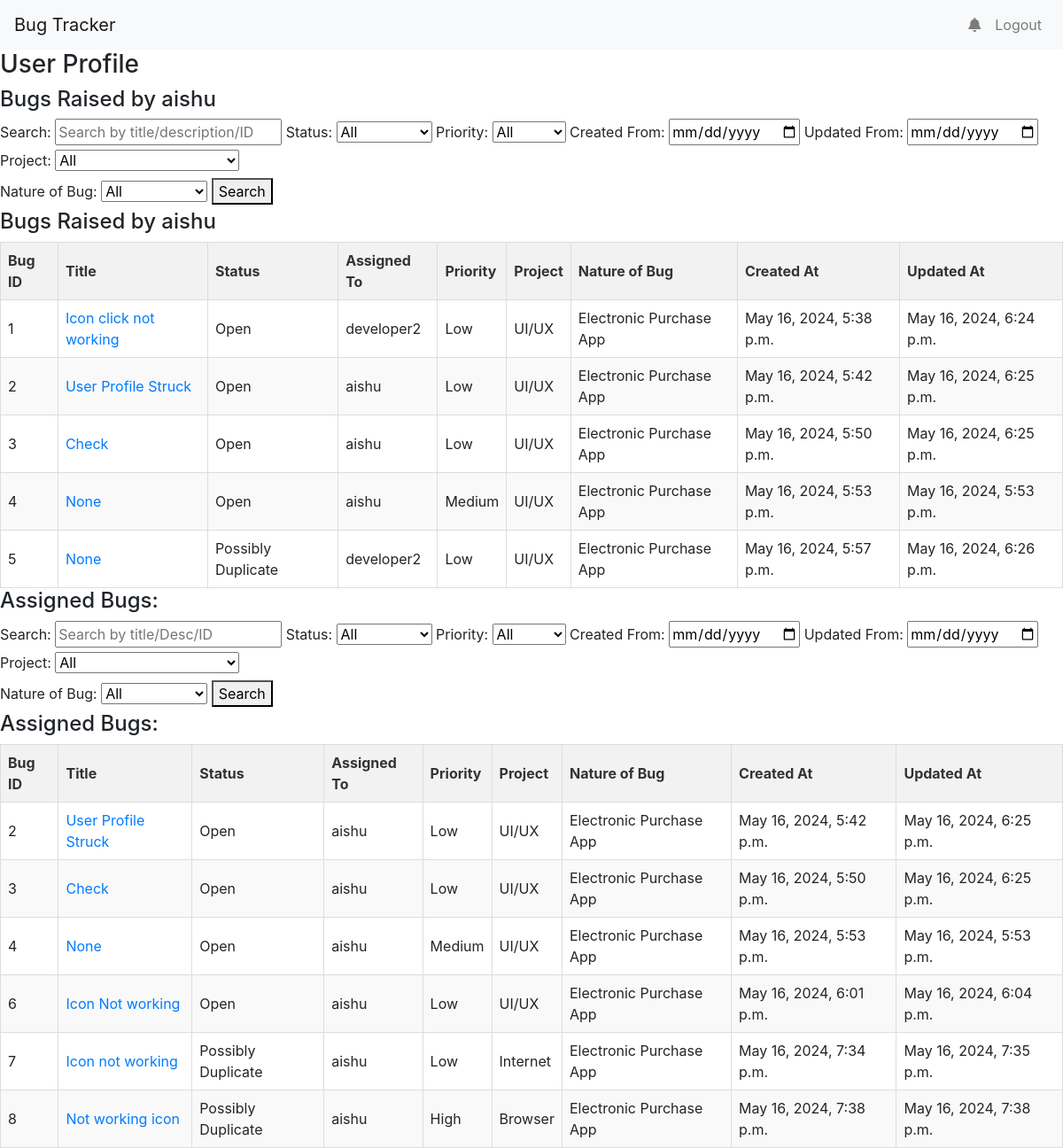
/user/profile/ (signed in), run on the app's committed database.
### accounts/models.py (models this page shows, shortened)
class CustomUser(AbstractUser):
    is_developer = models.BooleanField(default=False)
    is_tester = models.BooleanField(default=False)
    is_admin = models.BooleanField(default=False)
    experience = models.CharField(max_length=100, blank=True)
    workload = models.IntegerField(default=0)
    project = models.CharField(max_length=100, blank=True)
    last_bug_assigned = models.DateTimeField(null=True, blank=True)
    groups = models.ManyToManyField('auth.Group', related_name='customuser_set', blank=True, verbose_name='groups', help_text='The groups this user belongs to. A user will get all permissions granted to each of their groups.')
    user_permissions = models.ManyToManyField('auth.Permission', related_name='customuser_set', blank=True, verbose_name='user permissions', help_text='Specific permissions for this user.')

class Bug(models.Model):
    STATUS_CHOICES = [
        ('Open', 'Open'),
        ('In Progress', 'In Progress'),
        ('Testing', 'Testing'),
        ('Closed', 'Closed'),
        ('Held', 'Held'),
        ('Possibly Duplicate','Possibly Duplicate'),
        ('Duplicate','Duplicate'),
    ]
    PRIORITY_CHOICES = [
        ('Low', 'Low'),
        ('Medium', 'Medium'),
        ('High', 'High'),
    ]
    PROJECT_CHOICES = [
        ('Electronic Purchase App', 'Electronic Purchase App'),
        ('E-Reader App', 'E-Reader App'),
        ('Resume Builder', 'Resume Builder'),
        ('Video Editor', 'Video Editor'),
        ('Hold Account', 'Hold Account'),
    ]
    NATURE_CHOICES = [
        ('UI/UX', 'UI/UX'),
        ('Browser', 'Browser'),
        ('Internet', 'Internet'),
        ('Performance', 'Performance'),
        ('Crashing', 'Crashing'),
        ('Not Sure', 'Not Sure'),
    ]
    title = models.CharField(max_length=100)
    description = models.TextField()
    similar_bugs = models.ManyToManyField('self', symmetrical=False, blank=True)  # Many-to-many relationship to itself
    status = models.CharField(max_length=20, choices=STATUS_CHOICES, default='Open')
    priority = models.CharField(max_length=20, choices=PRIORITY_CHOICES)
    assigned_to = models.ForeignKey(
        CustomUser,
        on_delete=models.CASCADE,
        related_name='assigned_to',  # Custom related_name for assigned_to field
        null = True
    )
    nature_of_bug = models.CharField(max_length=20, choices=NATURE_CHOICES)
    expected_result = models.TextField()
    actual_result = models.TextField()
    frequency = models.IntegerField()
    project = models.CharField(max_length=100, choices=PROJECT_CHOICES)
    raised_by = models.ForeignKey(
        get_user_model(),
        on_delete=models.CASCADE,
        related_name='raised_by'  # Custom related_name for raised_by field
    )
    steps_followed = models.TextField()
    always_sometimes = models.CharField(max_length=20, choices=[('Always', 'Always'), ('Sometimes', 'Sometimes')])
    browser = models.CharField(max_length=100)
    os = models.CharField(max_length=100)
    images_log_files = models.ImageField(upload_to='bug_files/', null=True, blank=True)
    additional_information = models.TextField()
    created_at = models.DateTimeField(auto_now_add=True)
    updated_at = models.DateTimeField(auto_now=True)
    effort = models.FloatField(default=0, null=True, blank=True)

### accounts/views.py (the view)
# urls.py: path('user/profile/', views.profile_view, name='user_profile'),
@login_required
def profile_view(request):
    raised_bugs = Bug.objects.filter(raised_by=request.user)
    assigned_bugs = Bug.objects.filter(assigned_to=request.user)
    raised_filter_queries = []
    raised_search_query = request.GET.get('raised_search_query')
    raised_status_filter = request.GET.get('raised_status')
    raised_priority_filter = request.GET.get('raised_priority')
    raised_project_filter = request.GET.get('raised_project')  # New filter for project
    raised_nature_of_bug_filter = request.GET.get('raised_nature_of_bug')  # New filter for nature of bug
    created_from_filter = request.GET.get('created_from')
    updated_from_filter = request.GET.get('updated_from')
    if raised_search_query:
        raised_filter_queries.append(Q(title__icontains=raised_search_query))
    if raised_status_filter:
        raised_filter_queries.append(Q(status=raised_status_filter))
    if raised_priority_filter:
        raised_filter_queries.append(Q(priority=raised_priority_filter))
    if created_from_filter:
        raised_filter_queries.append(Q(created_at__date__gte=created_from_filter))
    if updated_from_filter:
        raised_filter_queries.append(Q(updated_at__date__gte=updated_from_filter))
    if raised_project_filter:
        raised_filter_queries.append(Q(project=raised_project_filter))
    if raised_nature_of_bug_filter:
        raised_filter_queries.append(Q(nature_of_bug=raised_nature_of_bug_filter))
    if raised_filter_queries:
        raised_bugs = raised_bugs.filter(*raised_filter_queries)
    assigned_filter_queries = []
    assigned_search_query = request.GET.get('assigned_search_query')
    assigned_status_filter = request.GET.get('assigned_status')
    assigned_priority_filter = request.GET.get('assigned_priority')
    assigned_created_from_filter = request.GET.get('assigned_created_from')
    assigned_updated_from_filter = request.GET.get('assigned_updated_from')
    assigned_project_filter = request.GET.get('assigned_project')  # New filter for project
    assigned_nature_of_bug_filter = request.GET.get('assigned_nature_of_bug')  # New filter for nature of bug
    if assigned_search_query:
        assigned_filter_queries.append(Q(title__icontains=assigned_search_query))
    if assigned_status_filter:
        assigned_filter_queries.append(Q(status=assigned_status_filter))
    if assigned_priority_filter:
        assigned_filter_queries.append(Q(priority=assigned_priority_filter))
    if assigned_project_filter:
        assigned_filter_queries.append(Q(project=assigned_project_filter))
    if assigned_nature_of_bug_filter:
        assigned_filter_queries.append(Q(nature_of_bug=assigned_nature_of_bug_filter))
    if assigned_created_from_filter:
        assigned_filter_queries.append(Q(created_at__date__gte=assigned_created_from_filter))
    if assigned_updated_from_filter:
        assigned_filter_queries.append(Q(updated_at__date__gte=assigned_updated_from_filter))
    if assigned_filter_queries:
        assigned_bugs = assigned_bugs.filter(*assigned_filter_queries)
    return render(request, 'user_profile.html', {
        'raised_bugs': raised_bugs,
        'assigned_bugs': assigned_bugs,
    })

### accounts/templates/user_profile.html (shortened to what this page needs)
{% extends 'base.html' %}
{% block content %}
<!DOCTYPE html>
<html lang="en">
<head>
</head>
<body>
<h3>User Profile</h3>
<form method="get">
    <h4>Bugs Raised by {{ user.username }}</h4>
    <label for="raised_search_input">Search:</label>
    <input type="text" id="raised_search_input" name="raised_search_query" placeholder="Search by title/description/ID" value="{{ request.GET.raised_search_query }}">
    <label for="raised_status_filter">Status:</label>
    <select id="raised_status_filter" name="raised_status">
        <option value="" {% if not request.GET.raised_status %} selected {% endif %}>All</option>
    </select>
    <label for="raised_priority_filter">Priority:</label>
    <select id="raised_priority_filter" name="raised_priority">
        <option value="" {% if not request.GET.raised_priority %} selected {% endif %}>All</option>
    </select>
    <label for="created_from_input">Created From:</label>
    <input type="date" id="created_from_input" name="created_from" value="{{ request.GET.created_from }}">
    <label for="updated_from_input">Updated From:</label>
    <input type="date" id="updated_from_input" name="updated_from" value="{{ request.GET.updated_from }}">
    <label for="raised_project_filter">Project:</label>
    <select id="raised_project_filter" name="raised_project">
        <option value="" {% if not request.GET.raised_project %} selected {% endif %}>All</option>
    </select><br>
    <label for="raised_nature_of_bug_filter">Nature of Bug:</label>
    <select id="raised_nature_of_bug_filter" name="raised_nature_of_bug">
        <option value="" {% if not request.GET.raised_nature_of_bug %} selected {% endif %}>All</option>
    </select>
    <button type="submit">Search</button>
</form>
<h4>Bugs Raised by {{ user.username }}</h4>
<table class="bug-table" border="1">
    <thead>
        <tr>
            <th>Bug ID</th>
            <th>Title</th>
            <th>Status</th>
            <th>Assigned To</th>
            <th>Priority</th>
            <th>Project</th>
            <th>Nature of Bug</th>
            <th>Created At</th>
            <th>Updated At</th>
        </tr>
    </thead>
    <tbody>
        {% for bug in raised_bugs %}
            <tr>
                <td>{{ bug.id }}</td>
                <td><a href="{% url 'bug_detail' bug.id %}">{{ bug.title }}</a></td>
                <td>{{ bug.status }}</td>
                <td>{{ bug.assigned_to }}</td>
                <td>{{ bug.priority }}</td>
                <td>{{ bug.nature_of_bug }}</td>
                <td>{{ bug.project }}</td>
                <td>{{ bug.created_at }}</td>
                <td>{{ bug.updated_at }}</td>
            </tr>
        {% empty %}
            <tr>
                <td colspan="5">No bugs raised yet.</td>
            </tr>
        {% endfor %}
    </tbody>
</table>
{% if request.user.is_staff or request.user.is_developer or request.user.is_tester %}
<form method="get">
    <h4>Assigned Bugs:</h4>
    <label for="assigned_search_input">Search:</label>
    <input type="text" id="assigned_search_input" name="assigned_search_query" placeholder="Search by title/Desc/ID" value="{{ request.GET.assigned_search_query }}">
    <label for="assigned_status_filter">Status:</label>
    <select id="assigned_status_filter" name="assigned_status">
        <option value="" {% if not request.GET.assigned_status %} selected {% endif %}>All</option>
    </select>
    <label for="assigned_priority_filter">Priority:</label>
    <select id="assigned_priority_filter" name="assigned_priority">
        <option value="" {% if not request.GET.assigned_priority %} selected {% endif %}>All</option>
    </select>
    <label for="assigned_created_from_input">Created From:</label>
    <input type="date" id="assigned_created_from_input" name="assigned_created_from" value="{{ request.GET.assigned_created_from }}">
    <label for="assigned_updated_from_input">Updated From:</label>
    <input type="date" id="assigned_updated_from_input" name="assigned_updated_from" value="{{ request.GET.assigned_updated_from }}">
    <label for="assigned_project_filter">Project:</label>
    <select id="assigned_project_filter" name="assigned_project">
        <option value="" {% if not request.GET.assigned_project %} selected {% endif %}>All</option>
    </select><br>
    <label for="assigned_nature_of_bug_filter">Nature of Bug:</label>
    <select id="assigned_nature_of_bug_filter" name="assigned_nature_of_bug">
        <option value="" {% if not request.GET.assigned_nature_of_bug %} selected {% endif %}>All</option>
    </select>
    <button type="submit">Search</button>
</form>
<h4>Assigned Bugs:</h4>
<table class="bug-table" border="1">
    <thead>
        <tr>
            <th>Bug ID</th>
            <th>Title</th>
            <th>Status</th>
            <th>Assigned To</th>
            <th>Priority</th>
            <th>Project</th>
            <th>Nature of Bug</th>
            <th>Created At</th>
            <th>Updated At</th>
        </tr>
    </thead>
    <tbody>
        {% for bug in assigned_bugs %}
            <tr>
                <td>{{ bug.id }}</td>
                <td><a href="{% url 'bug_detail' bug.id %}">{{ bug.title }}</a></td>
                <td>{{ bug.status }}</td>
                <td>{{ bug.assigned_to }}</td>
                <td>{{ bug.priority }}</td>
                <td>{{ bug.nature_of_bug }}</td>
                <td>{{ bug.project }}</td>
                <td>{{ bug.created_at }}</td>
                <td>{{ bug.updated_at }}</td>
            </tr>
        {% empty %}
            <tr>
                <td colspan="5">No bugs assigned yet.</td>
            </tr>
        {% endfor %}
    </tbody>
</table>
{% endif %}
</body>
</html>
{% endblock %}

### accounts/templates/user_profile.html (style rules this page uses)
.bug-table { width: 100%; border-collapse: collapse; }
.bug-table th, .bug-table td { border: 1px solid #ddd; padding: 8px; text-align: left; }
.bug-table th { background-color: #f2f2f2; color: #333; }
.bug-table tr:nth-child(even) { background-color: #f9f9f9; }

### data on the page
CustomUser: username "aishu"
Bug: id "1", title "Icon click not working", status "Open", assigned_to "developer2", priority "Low", nature_of_bug "UI/UX", project "Electronic Purchase App", created_at "May 16, 2024, 5:38 p.m.", updated_at "May 16, 2024, 6:24 p.m."
Bug: id "2", title "User Profile Struck", status "Open", assigned_to "aishu", priority "Low", nature_of_bug "UI/UX", project "Electronic Purchase App", created_at "May 16, 2024, 5:42 p.m.", updated_at "May 16, 2024, 6:25 p.m."
Bug: id "3", title "Check", status "Open", assigned_to "aishu", priority "Low", nature_of_bug "UI/UX", project "Electronic Purchase App", created_at "May 16, 2024, 5:50 p.m.", updated_at "May 16, 2024, 6:25 p.m."
Bug: id "4", title "None", status "Open", assigned_to "aishu", priority "Medium", nature_of_bug "UI/UX", project "Electronic Purchase App", created_at "May 16, 2024, 5:53 p.m.", updated_at "May 16, 2024, 5:53 p.m."
Bug: id "5", title "None", status "Possibly Duplicate", assigned_to "developer2", priority "Low", nature_of_bug "UI/UX", project "Electronic Purchase App", created_at "May 16, 2024, 5:57 p.m.", updated_at "May 16, 2024, 6:26 p.m."
Bug: id "6", title "Icon Not working", status "Open", assigned_to "aishu", priority "Low", nature_of_bug "UI/UX", project "Electronic Purchase App", created_at "May 16, 2024, 6:01 p.m.", updated_at "May 16, 2024, 6:04 p.m."
Bug: id "7", title "Icon not working", status "Possibly Duplicate", assigned_to "aishu", priority "Low", nature_of_bug "Internet", project "Electronic Purchase App", created_at "May 16, 2024, 7:34 p.m.", updated_at "May 16, 2024, 7:35 p.m."
Bug: id "8", title "Not working icon", status "Possibly Duplicate", assigned_to "aishu", priority "High", nature_of_bug "Browser", project "Electronic Purchase App", created_at "May 16, 2024, 7:38 p.m.", updated_at "May 16, 2024, 7:38 p.m."
